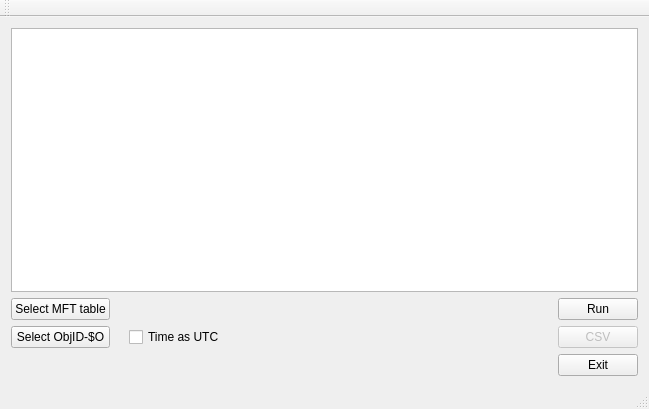
<?xml version="1.0" encoding="UTF-8"?>
<ui version="4.0">
 <class>MainWindow</class>
 <widget class="QMainWindow" name="MainWindow">
  <property name="geometry">
   <rect>
    <x>0</x>
    <y>0</y>
    <width>649</width>
    <height>409</height>
   </rect>
  </property>
  <property name="windowTitle">
   <string>NTFSObjIDParser</string>
  </property>
  <widget class="QWidget" name="centralWidget">
   <layout class="QGridLayout" name="gridLayout">
    <item row="2" column="0">
     <widget class="QPushButton" name="btnMFT">
      <property name="text">
       <string>Select MFT table</string>
      </property>
     </widget>
    </item>
    <item row="5" column="4">
     <widget class="QPushButton" name="btnExit">
      <property name="text">
       <string>Exit</string>
      </property>
     </widget>
    </item>
    <item row="0" column="0" colspan="5">
     <layout class="QVBoxLayout" name="verticalLayout">
      <item>
       <widget class="QTableView" name="tableViewResults"/>
      </item>
     </layout>
    </item>
    <item row="2" column="4">
     <widget class="QPushButton" name="btnRun">
      <property name="text">
       <string>Run</string>
      </property>
     </widget>
    </item>
    <item row="2" column="3">
     <spacer name="horizontalSpacer">
      <property name="orientation">
       <enum>Qt::Horizontal</enum>
      </property>
      <property name="sizeHint" stdset="0">
       <size>
        <width>399</width>
        <height>20</height>
       </size>
      </property>
     </spacer>
    </item>
    <item row="3" column="2">
     <widget class="QCheckBox" name="chkUTC">
      <property name="text">
       <string>Time as UTC</string>
      </property>
     </widget>
    </item>
    <item row="3" column="4">
     <widget class="QPushButton" name="btnCsv">
      <property name="enabled">
       <bool>false</bool>
      </property>
      <property name="text">
       <string>CSV</string>
      </property>
     </widget>
    </item>
    <item row="3" column="0">
     <widget class="QPushButton" name="btnObjId">
      <property name="text">
       <string>Select ObjID-$O</string>
      </property>
     </widget>
    </item>
    <item row="2" column="1">
     <widget class="QLabel" name="lblMFT">
      <property name="text">
       <string/>
      </property>
     </widget>
    </item>
    <item row="3" column="1">
     <widget class="QLabel" name="lblObjID">
      <property name="text">
       <string/>
      </property>
     </widget>
    </item>
   </layout>
  </widget>
  <widget class="QMenuBar" name="menuBar">
   <property name="geometry">
    <rect>
     <x>0</x>
     <y>0</y>
     <width>649</width>
     <height>22</height>
    </rect>
   </property>
  </widget>
  <widget class="QToolBar" name="mainToolBar">
   <attribute name="toolBarArea">
    <enum>TopToolBarArea</enum>
   </attribute>
   <attribute name="toolBarBreak">
    <bool>false</bool>
   </attribute>
  </widget>
  <widget class="QStatusBar" name="statusBar"/>
 </widget>
 <layoutdefault spacing="6" margin="11"/>
 <resources/>
 <connections/>
</ui>
